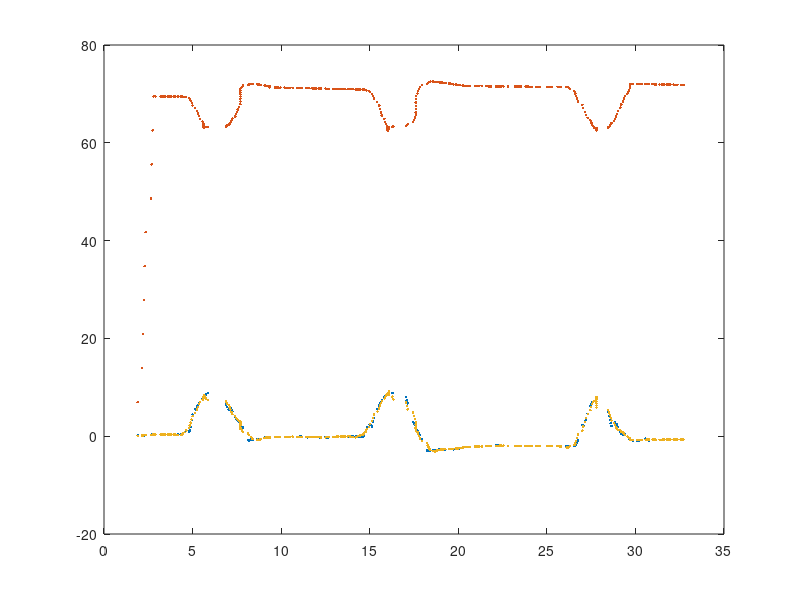
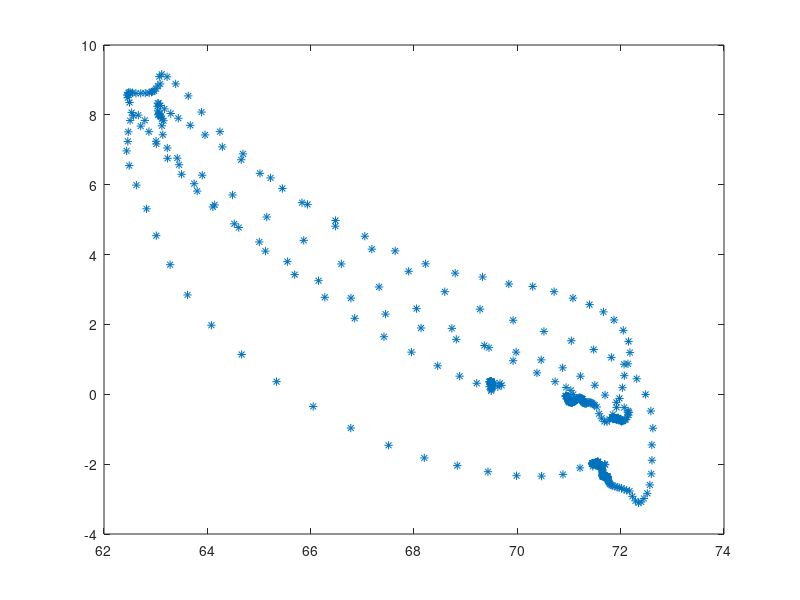

MATLAB code to generate these figures, in order:
clear
close all
load('3flexionMiddle.mat')

flex_m(:,2) = flex_m(:,2)*100/5;

radius = 10;
coeff = ones(1, radius)/radius;

filtered = filter(coeff, 1, flex_m(20:end,2));

plot(middle(20:end,1),middle(20:end,2),'.')
hold on
plot(flex_m(20:end,1),filtered,'.')


order = 2;
framelen = 21;


sgf = sgolayfilt(flex_m(20:end,2),order,framelen);


sgf1 = sgolayfilt(middle(20:end,2),order,framelen);
plot(flex_m(20:end,1),sgf1,'.')

figure(2)
plot(sgf,sgf1,'*')